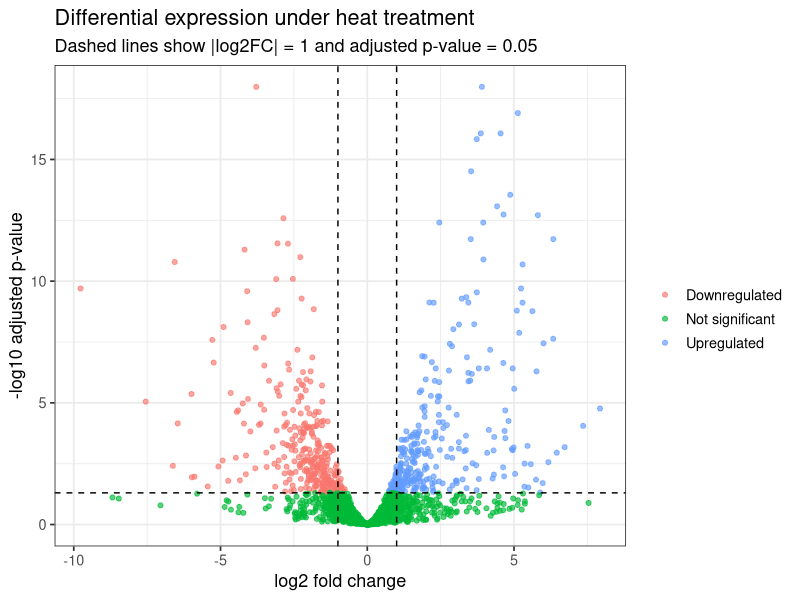
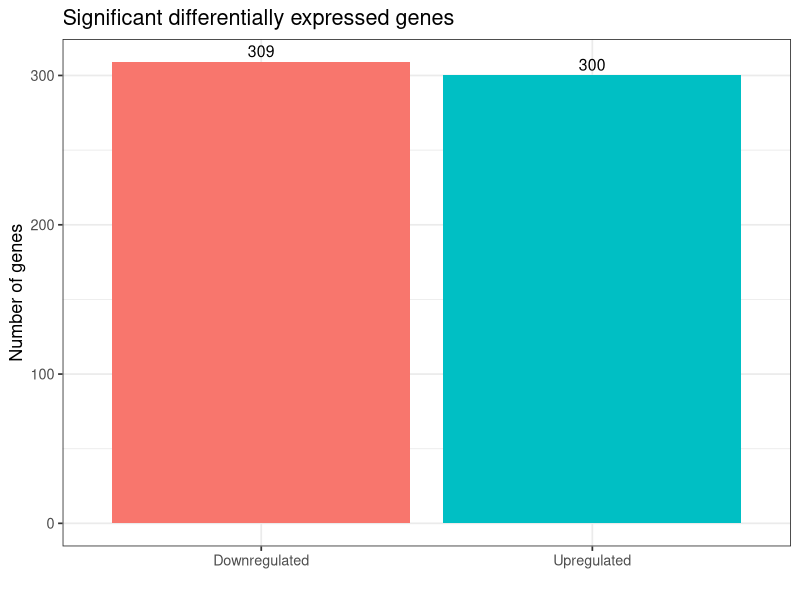
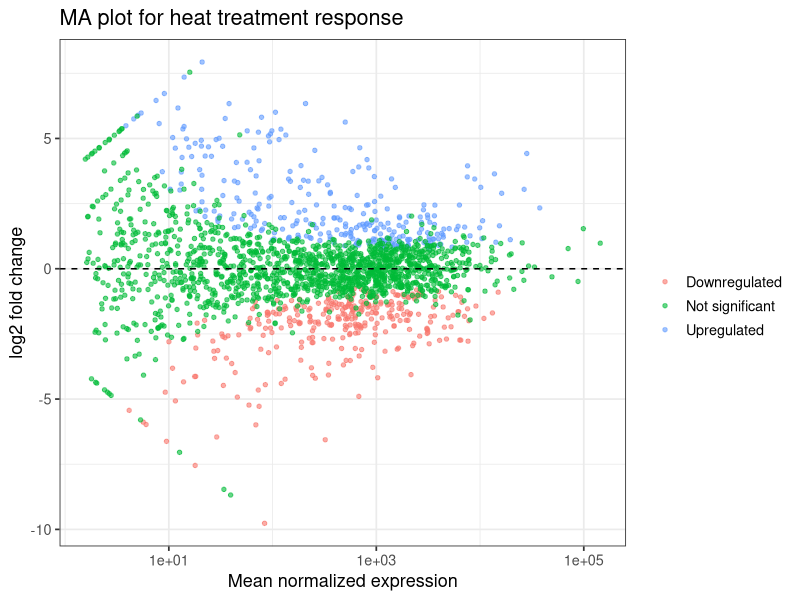

Reproduce these figures in R, in order.
library(ggplot2)
library(dplyr)
library(readr)
library(tidyr)
library(stringr)

outdir <- "figures/presentation_results/expression"
dir.create(outdir, recursive = TRUE, showWarnings = FALSE)

res <- read_csv("analyses/07_deseq2/deseq2_results_chr3.csv", show_col_types = FALSE)

res_plot <- res %>%
  filter(!is.na(padj), !is.na(log2FoldChange)) %>%
  mutate(
    significant = case_when(
      padj < 0.05 & log2FoldChange > 0 ~ "Upregulated",
      padj < 0.05 & log2FoldChange < 0 ~ "Downregulated",
      TRUE ~ "Not significant"
    )
  )

p1 <- ggplot(res_plot, aes(log2FoldChange, -log10(padj), colour = significant)) +
  geom_point(alpha = 0.65, size = 1.4) +
  geom_vline(xintercept = c(-1, 1), linetype = "dashed") +
  geom_hline(yintercept = -log10(0.05), linetype = "dashed") +
  theme_bw(base_size = 13) +
  labs(
    title = "Differential expression under heat treatment",
    subtitle = "Dashed lines show |log2FC| = 1 and adjusted p-value = 0.05",
    x = "log2 fold change",
    y = "-log10 adjusted p-value",
    colour = ""
  )

ggsave(file.path(outdir, "volcano_heat_response.png"), p1, width = 8, height = 5, dpi = 300)

sig_summary <- res_plot %>%
  filter(padj < 0.05) %>%
  count(significant)

p2 <- ggplot(sig_summary, aes(significant, n, fill = significant)) +
  geom_col(show.legend = FALSE) +
  geom_text(aes(label = n), vjust = -0.4, size = 4) +
  theme_bw(base_size = 13) +
  labs(
    title = "Significant differentially expressed genes",
    x = "",
    y = "Number of genes"
  )

ggsave(file.path(outdir, "significant_de_genes.png"), p2, width = 6, height = 5, dpi = 300)

p3 <- ggplot(res_plot, aes(baseMean, log2FoldChange, colour = significant)) +
  geom_point(alpha = 0.6, size = 1.2) +
  scale_x_log10() +
  geom_hline(yintercept = 0, linetype = "dashed") +
  theme_bw(base_size = 13) +
  labs(
    title = "MA plot for heat treatment response",
    x = "Mean normalized expression",
    y = "log2 fold change",
    colour = ""
  )

ggsave(file.path(outdir, "MAplot_heat_response.png"), p3, width = 8, height = 5, dpi = 300)

top_genes <- res_plot %>%
  filter(padj < 0.05) %>%
  arrange(padj) %>%
  select(any_of(c("gene", "Geneid", "id", "baseMean", "log2FoldChange", "padj"))) %>%
  head(20)

write_csv(top_genes, file.path(outdir, "top_20_DE_genes.csv"))

copy_if_exists <- function(from, to_dir) {
  if (file.exists(from)) file.copy(from, to_dir, overwrite = TRUE)
}

copy_if_exists("figures/PCA_chr3.pdf", outdir)
copy_if_exists("figures/MAplot_chr3.pdf", outdir)
copy_if_exists("figures/deseq2/PCA_chr3.pdf", outdir)
copy_if_exists("figures/deseq2/MAplot_chr3.pdf", outdir)

message("Expression presentation figures saved to: ", outdir)
